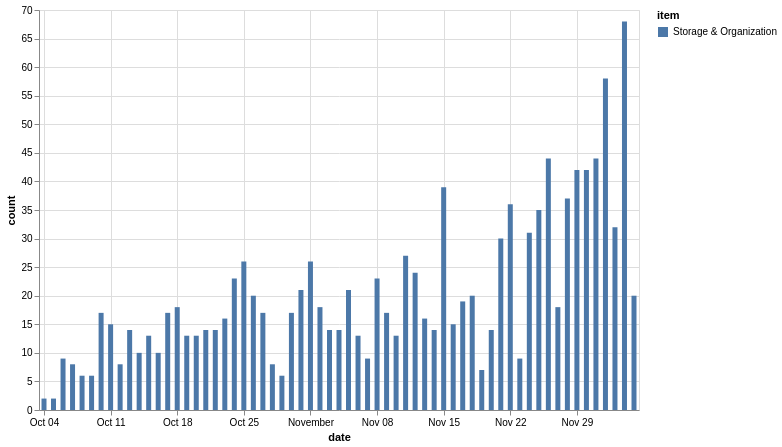

Write a Vega-Lite specification for this figure.
### Vega-Lite specification from a JSON file in a GitHub repository (floating-point values rounded to 4 significant figures)
{"config": {"view": {"continuousWidth": 400, "continuousHeight": 300}}, "data": {"name": "data-79d1f3b4a12b7b9a3a6309d644397462"}, "mark": "bar", "encoding": {"color": {"type": "nominal", "field": "item"}, "x": {"type": "temporal", "field": "date"}, "y": {"type": "quantitative", "field": "count"}}, "height": 400, "width": 600, "$schema": "https://vega.github.io/schema/vega-lite/v4.8.1.json", "datasets": {"data-79d1f3b4a12b7b9a3a6309d644397462": [{"item": "Storage & Organization", "date": "2020-10-04", "count": 2}, {"item": "Storage & Organization", "date": "2020-10-05", "count": 2}, {"item": "Storage & Organization", "date": "2020-10-06", "count": 9}, {"item": "Storage & Organization", "date": "2020-10-07", "count": 8}, {"item": "Storage & Organization", "date": "2020-10-08", "count": 6}, {"item": "Storage & Organization", "date": "2020-10-09", "count": 6}, {"item": "Storage & Organization", "date": "2020-10-10", "count": 17}, {"item": "Storage & Organization", "date": "2020-10-11", "count": 15}, {"item": "Storage & Organization", "date": "2020-10-12", "count": 8}, {"item": "Storage & Organization", "date": "2020-10-13", "count": 14}, {"item": "Storage & Organization", "date": "2020-10-14", "count": 10}, {"item": "Storage & Organization", "date": "2020-10-15", "count": 13}, {"item": "Storage & Organization", "date": "2020-10-16", "count": 10}, {"item": "Storage & Organization", "date": "2020-10-17", "count": 17}, {"item": "Storage & Organization", "date": "2020-10-18", "count": 18}, {"item": "Storage & Organization", "date": "2020-10-19", "count": 13}, {"item": "Storage & Organization", "date": "2020-10-20", "count": 13}, {"item": "Storage & Organization", "date": "2020-10-21", "count": 14}, {"item": "Storage & Organization", "date": "2020-10-22", "count": 14}, {"item": "Storage & Organization", "date": "2020-10-23", "count": 16}, {"item": "Storage & Organization", "date": "2020-10-24", "count": 23}, {"item": "Storage & Organization", "date": "2020-10-25", "count": 26}, {"item": "Storage & Organization", "date": "2020-10-26", "count": 20}, {"item": "Storage & Organization", "date": "2020-10-27", "count": 17}, {"item": "Storage & Organization", "date": "2020-10-28", "count": 8}, {"item": "Storage & Organization", "date": "2020-10-29", "count": 6}, {"item": "Storage & Organization", "date": "2020-10-30", "count": 17}, {"item": "Storage & Organization", "date": "2020-10-31", "count": 21}, {"item": "Storage & Organization", "date": "2020-11-01", "count": 26}, {"item": "Storage & Organization", "date": "2020-11-02", "count": 18}, {"item": "Storage & Organization", "date": "2020-11-03", "count": 14}, {"item": "Storage & Organization", "date": "2020-11-04", "count": 14}, {"item": "Storage & Organization", "date": "2020-11-05", "count": 21}, {"item": "Storage & Organization", "date": "2020-11-06", "count": 13}, {"item": "Storage & Organization", "date": "2020-11-07", "count": 9}, {"item": "Storage & Organization", "date": "2020-11-08", "count": 23}, {"item": "Storage & Organization", "date": "2020-11-09", "count": 17}, {"item": "Storage & Organization", "date": "2020-11-10", "count": 13}, {"item": "Storage & Organization", "date": "2020-11-11", "count": 27}, {"item": "Storage & Organization", "date": "2020-11-12", "count": 24}, {"item": "Storage & Organization", "date": "2020-11-13", "count": 16}, {"item": "Storage & Organization", "date": "2020-11-14", "count": 14}, {"item": "Storage & Organization", "date": "2020-11-15", "count": 39}, {"item": "Storage & Organization", "date": "2020-11-16", "count": 15}, {"item": "Storage & Organization", "date": "2020-11-17", "count": 19}, {"item": "Storage & Organization", "date": "2020-11-18", "count": 20}, {"item": "Storage & Organization", "date": "2020-11-19", "count": 7}, {"item": "Storage & Organization", "date": "2020-11-20", "count": 14}, {"item": "Storage & Organization", "date": "2020-11-21", "count": 30}, {"item": "Storage & Organization", "date": "2020-11-22", "count": 36}, {"item": "Storage & Organization", "date": "2020-11-23", "count": 9}, {"item": "Storage & Organization", "date": "2020-11-24", "count": 31}, {"item": "Storage & Organization", "date": "2020-11-25", "count": 35}, {"item": "Storage & Organization", "date": "2020-11-26", "count": 44}, {"item": "Storage & Organization", "date": "2020-11-27", "count": 18}, {"item": "Storage & Organization", "date": "2020-11-28", "count": 37}, {"item": "Storage & Organization", "date": "2020-11-29", "count": 42}, {"item": "Storage & Organization", "date": "2020-11-30", "count": 42}, {"item": "Storage & Organization", "date": "2020-12-01", "count": 44}, {"item": "Storage & Organization", "date": "2020-12-02", "count": 58}, {"item": "Storage & Organization", "date": "2020-12-03", "count": 32}, {"item": "Storage & Organization", "date": "2020-12-04", "count": 68}, {"item": "Storage & Organization", "date": "2020-12-05", "count": 20}]}}
